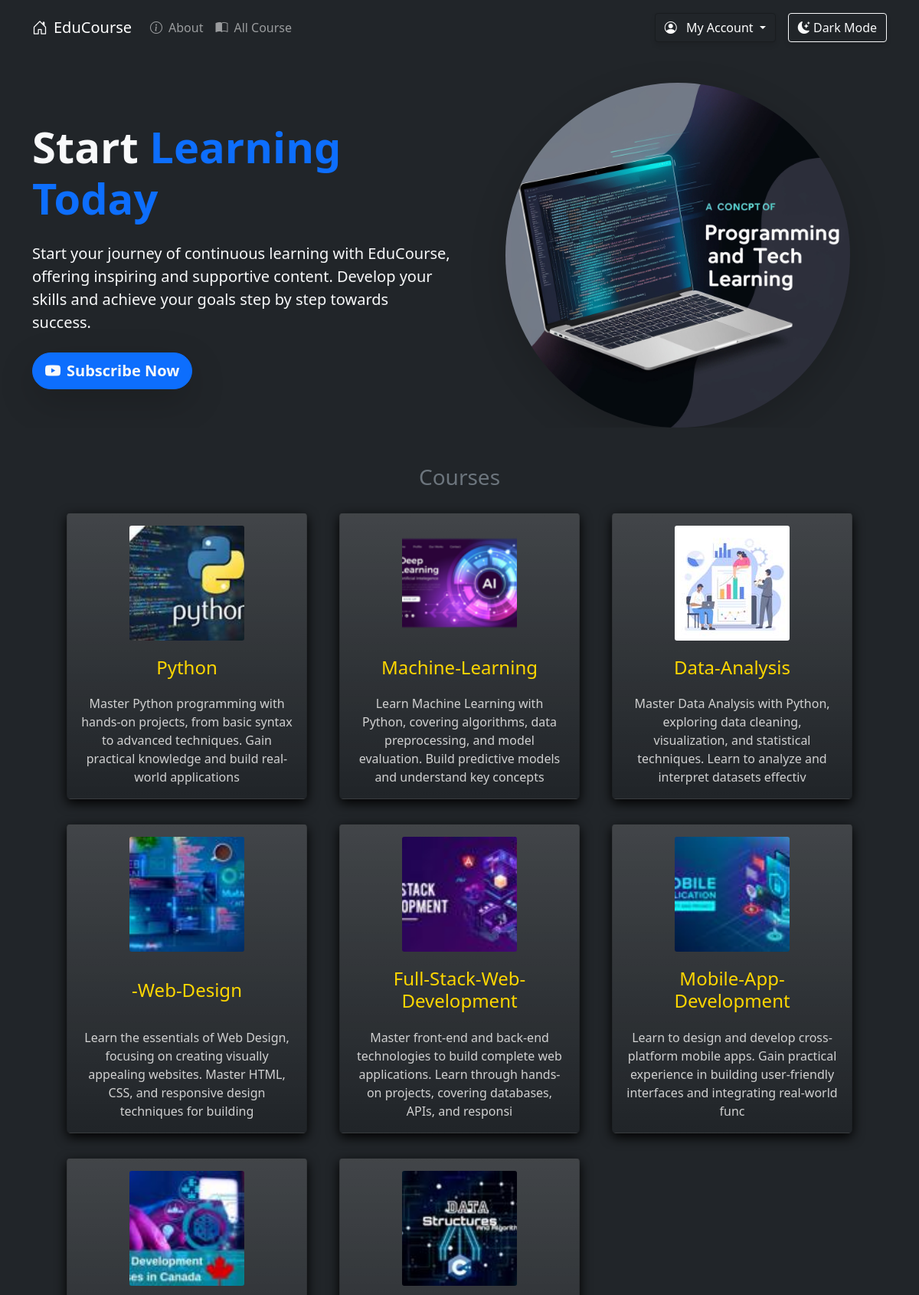
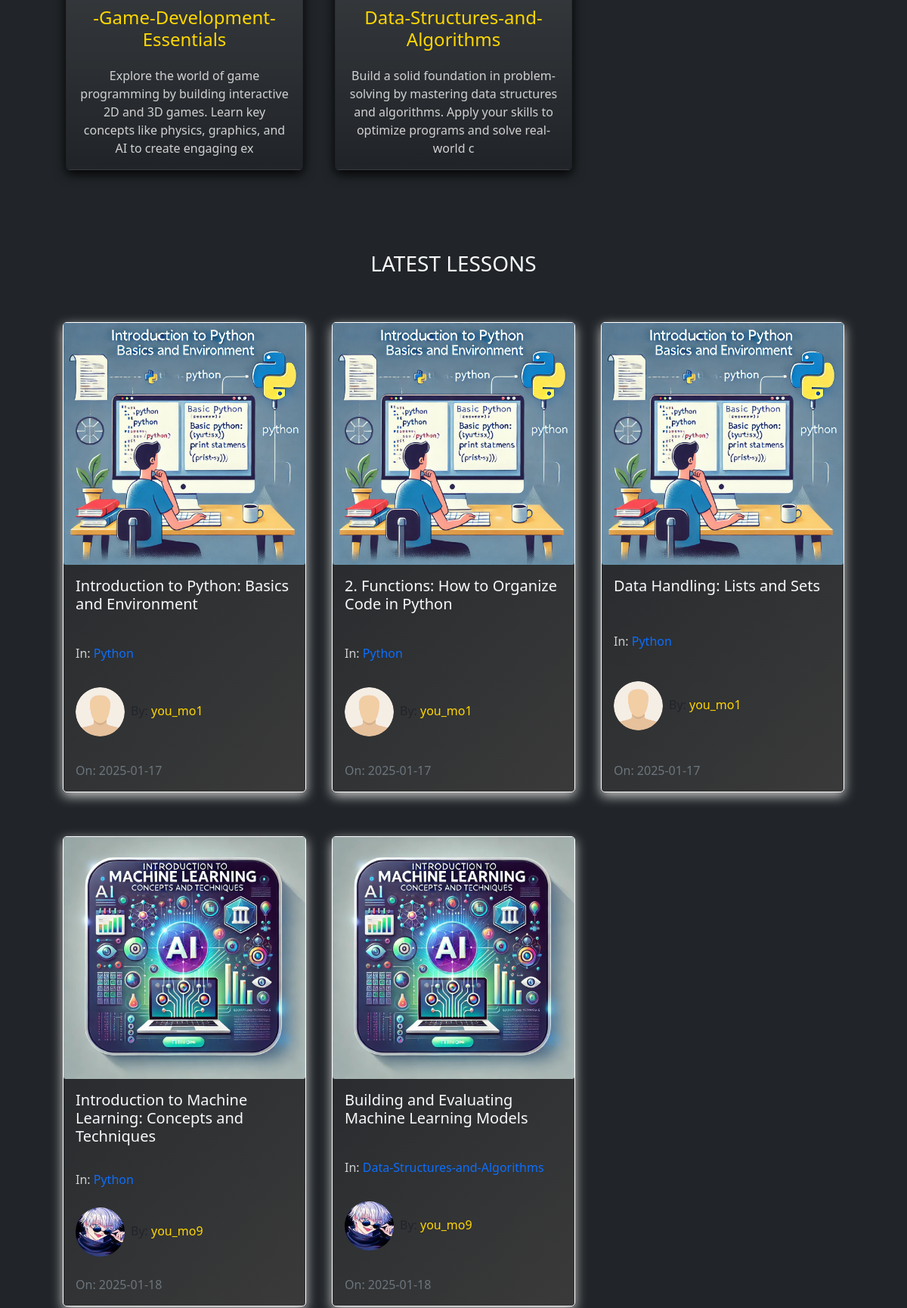
Screenshot of /home (signed in, upper part) with the database file from the repository (2 pictures, top to bottom).
### pythonic/models.py (models this page shows, shortened)
class Course(db.Model):
    id = db.Column(db.Integer, primary_key=True)
    title = db.Column(db.String(50), unique=True, nullable=False)
    description = db.Column(db.String(150), nullable=False)
    icon = db.Column(db.String(20), nullable=False, default="default_icon.jpg")
    lessons = db.relationship("Lesson", backref="course_name", lazy=True)

class Lesson(db.Model):
    id = db.Column(db.Integer, primary_key=True)
    title = db.Column(db.String(100), nullable=False)
    date_posted = db.Column(db.DateTime, nullable=False, default=lambda: datetime.now(timezone.utc))
    content = db.Column(db.Text, nullable=False)
    thumbnail = db.Column(db.String(20), nullable=False, default="default_thumbnail.jpg")
    slug = db.Column(db.String(100), nullable=False)
    user_id = db.Column(db.Integer, db.ForeignKey("user.id"), nullable=False)
    course_id = db.Column(db.Integer, db.ForeignKey("course.id"), nullable=False)
    video = db.Column(db.String(100), nullable=True)  # For uploaded videos

class User(db.Model, UserMixin):
    id = db.Column(db.Integer, primary_key=True)
    fname = db.Column(db.String(25), nullable=False)
    lname = db.Column(db.String(25), nullable=False)
    username = db.Column(db.String(25), unique=True, nullable=False)
    email = db.Column(db.String(125), unique=True, nullable=False)
    image_file = db.Column(db.String(20), nullable=False, default="default.png")
    bio = db.Column(db.Text, nullable=True)
    password = db.Column(db.String(60), nullable=False)
    lessons = db.relationship("Lesson", backref="author", lazy=True)

### pythonic/routes.py (the view)
@app.route("/")
@app.route("/home")
def home():
    lessons = Lesson.query.all()
    courses = Course.query.all()
    return render_template("home.html", lessons=lessons, courses=courses)

### pythonic/models.py (called while the page is built)
@login_manager.user_loader
def load_user(user_id):
    return User.query.get(int(user_id))

### pythonic/templates/home.html (shortened to what this page needs)
{% extends "layout.html"%}
{% block content%}
<section class="bg-dark text-light p-5 p-lg-0 pt-lg-5 text-center text-sm-start">
    <div class="container">
        <div class="row align-items-center">
            <div class="col-md-6 mb-4 mb-md-0">
                <h1 class="mb-4 display-4 fw-bold">
                    Start <span class="text-primary">Learning Today</span>
                </h1>
                <p class="lead my-4">
                    Start your journey of continuous learning with EduCourse, offering inspiring and supportive content. Develop your skills and achieve your goals step by step towards success.
                </p>
                <a class="btn btn-primary btn-lg me-2 text-light fw-bold shadow-lg rounded-pill"
                    href="https://www.youtube.com" target="_blank">
                    <i class="bi bi-youtube me-2"></i>Subscribe Now
                </a>
            </div>
            <div class="col-md-6 text-center">
                <div class="d-flex justify-content-center">
                    <img class="img-fluid rounded-circle shadow-lg"
                        style="max-width: 450px; height: auto;"
                        src="{{ url_for('static', filename='main.jpg') }}"
                        alt="Coding Illustration">
                </div>
            </div>
        </div>
    </div>
</section>
<section class="bg-dark">
    <div class="container p-5">
        <h3 class="text-center text-secondary" id='learn'>Courses</h3>
        <div class="row">
            {% for course in courses %}
            <div class="col-sm-12 col-md-6 col-lg-4 p-3 d-flex align-items-stretch">
                <a href="{{url_for('course', course_title=course.title)}}" class="text-decoration-none">
                    <div class="card bg-gradient text-light h-100" style="background: linear-gradient(135deg, #212529, #3a3a3a);">
                        <div class="card-body text-center d-flex flex-column justify-content-between" style="min-height: 300px;">
                            <img
                                src="{{url_for('static', filename='course_icons/'+course.icon)}}"
                                alt="Course Image"
                                class="card-img mb-3 mx-auto"
                                style="width: 150px; height: 150px; object-fit: cover;">
                            <h4 class="card-title mb-3" style="color: #FFD700;">
                                {{course.title}}
                            </h4>
                            <p class="card-text" style="color: #d1d1d1;">
                                {{course.description}}
                            </p>
                        </div>
                    </div>
                </a>
            </div>
            {% endfor %}
        </div>
    </div>
</section>
<section class="bg-dark">
    <div class="container p-5">
        <div class="row mb-5">
            <div class="col">
                <h3 class="text-uppercase text-center text-light">Latest Lessons</h3>
            </div>
        </div>
        <div class="row">
            {% for lesson in lessons %}
            <div class="col-sm-12 col-md-6 col-lg-4 pb-5 d-flex align-items-stretch">
                <div class="card lesson" style="background: linear-gradient(135deg, #212529, #3a3a3a);">
                    <img src="{{url_for('static', filename='lesson_thumbnails/'+lesson.thumbnail)}}" class="card-img">
                    <div class="card-body d-flex flex-column justify-content-between" style="min-height: 300px;">
                        <h5 class="card-title" style="color: #FFD700;">
                            <a class="text-decoration-none text-light"
                                href="{{url_for('lesson', lesson_slug=lesson.slug, course=lesson.course_name.title)}}">{{lesson.title}}</a>
                        </h5>
                        <p class="card-text mb-0" style="color: #d1d1d1;">In:
                            <a class="text-decoration-none" >{{lesson.course_name.title}}</a>
                        </p>
                        <span><img class="article-img rounded-circle"
                                src="{{url_for('static', filename='user_pics/'+lesson.author.image_file)}}" alt="">By:
                            <a class="link" style="color: #FFD700;">{{lesson.author.username}}</a></span>
                        <span class="text-muted">On: {{lesson.date_posted.strftime('%Y-%m-%d')}}</span>
                    </div>
                </div>
            </div>
            {% endfor %}
        </div>
    </div>
</section>
{% endblock content%}

### pythonic/static/main.css (style rules this page uses)
body::before { display: block; content: ''; height: 60px; }
.card { transition: 0.7s ease; box-shadow: 0 5px 15px rgba(1 1 1/ 15); border-radius: 5px; margin: 5px; }
.lesson { box-shadow: 0 5px 15px rgba(200 200 200/ 15); border-radius: 5px; border: 1px solid #fff; }
.article-img { height: 65px; width: 65px; margin-right: 8px; }
.link { text-decoration: none; }

### pythonic/static/styles.css (style rules this page uses)
.btn, .dropdown-menu { box-shadow: 0 4px 6px rgba(0, 0, 0, 0.1); }
.card-body img { transition: transform 0.3s ease; }

### rows the page displays
Course: icon (picture), title "Python", description "Master Python programming with hands-on projects, from basic syntax to advanced techniques. Gain practical knowledge and build real-world applications"
Course: icon (picture), title "Machine-Learning", description "Learn Machine Learning with Python, covering algorithms, data preprocessing, and model evaluation. Build predictive models and understand key concepts"
Course: icon (picture), title "Data-Analysis", description "Master Data Analysis with Python, exploring data cleaning, visualization, and statistical techniques. Learn to analyze and interpret datasets effectiv"
Course: icon (picture), title "-Web-Design", description "Learn the essentials of Web Design, focusing on creating visually appealing websites. Master HTML, CSS, and responsive design techniques for building"
Course: icon (picture), title "Full-Stack-Web-Development", description "Master front-end and back-end technologies to build complete web applications. Learn through hands-on projects, covering databases, APIs, and responsi"
Course: icon (picture), title "Mobile-App-Development", description "Learn to design and develop cross-platform mobile apps. Gain practical experience in building user-friendly interfaces and integrating real-world func"
Course: icon (picture), title "-Game-Development-Essentials", description "Explore the world of game programming by building interactive 2D and 3D games. Learn key concepts like physics, graphics, and AI to create engaging ex"
Course: icon (picture), title "Data-Structures-and-Algorithms", description "Build a solid foundation in problem-solving by mastering data structures and algorithms. Apply your skills to optimize programs and solve real-world c"
Lesson: thumbnail (picture), title "Introduction to Python: Basics and Environment", course_name "Python", image_file (placeholder picture), author.username "you_mo1", date_posted "2025-01-17"
Lesson: thumbnail (picture), title "2. Functions: How to Organize Code in Python", course_name "Python", image_file (placeholder picture), author.username "you_mo1", date_posted "2025-01-17"
Lesson: thumbnail (picture), title "Data Handling: Lists and Sets", course_name "Python", image_file (placeholder picture), author.username "you_mo1", date_posted "2025-01-17"
Lesson: thumbnail (picture), title "Introduction to Machine Learning: Concepts and Techniques", course_name "Python", image_file (picture), author.username "you_mo9", date_posted "2025-01-18"
Lesson: thumbnail (picture), title "Building and Evaluating Machine Learning Models", course_name "Data-Structures-and-Algorithms", image_file (picture), author.username "you_mo9", date_posted "2025-01-18"
